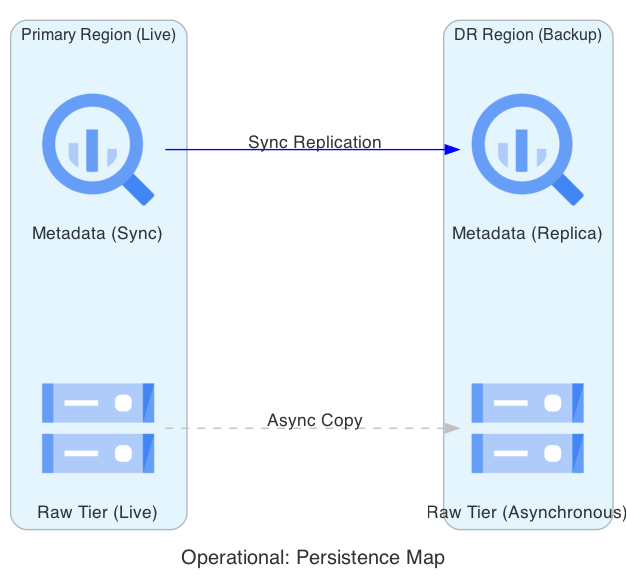

The Python source for this figure:
from diagrams import Diagram, Cluster, Edge
from diagrams.gcp.analytics import BigQuery
from diagrams.gcp.storage import GCS
from diagrams.generic.storage import Storage

graph_attr = {
    "pad": "0.1",
    "nodesep": "1.0",
    "ranksep": "1.5",
    "bgcolor": "transparent"
}

with Diagram(
    "Operational: Persistence Map", 
    show=False, 
    filename="gov_persistence_replication_map", 
    direction="LR", 
    graph_attr=graph_attr
):
    with Cluster("Primary Region (Live)"):
        meta_p = BigQuery("Metadata (Sync)")
        raw_p = GCS("Raw Tier (Live)")

    with Cluster("DR Region (Backup)"):
        meta_s = BigQuery("Metadata (Replica)")
        raw_s = GCS("Raw Tier (Asynchronous)")

    meta_p >> Edge(label="Sync Replication", color="blue") >> meta_s
    raw_p >> Edge(label="Async Copy", color="gray", style="dashed") >> raw_s
